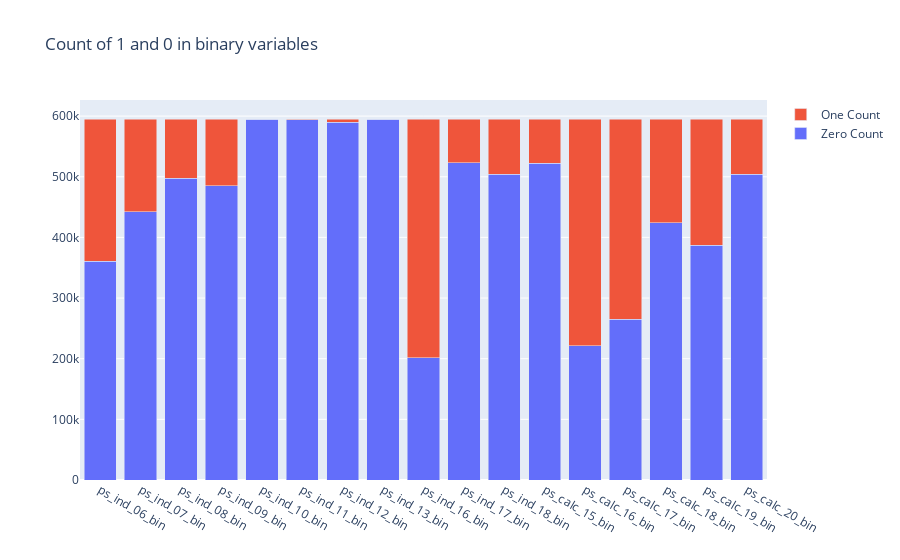

This figure's notebook cell:
### Code cell
trace1 = go.Bar(
    x = bin_col,
    y = zero_list,
    name = 'Zero Count'
)

trace2 = go.Bar(
    x = bin_col,
    y = one_list,
    name = 'One Count'
)

data = [trace1, trace2]
layout = go.Layout(
    barmode = 'stack',
    title = 'Count of 1 and 0 in binary variables'
)

#컬럼 0,1 갯수
fig = go.Figure(data=data, layout=layout)
py.iplot(fig, filename='stacked-bar')

### Figure 1 — Plotly figure (JSON) as saved in the notebook; plotly's stock layout.template omitted (floating-point values rounded to 4 significant figures)
{"data": [{"name": "Zero Count", "type": "bar", "x": ["ps_ind_06_bin", "ps_ind_07_bin", "ps_ind_08_bin", "ps_ind_09_bin", "ps_ind_10_bin", "ps_ind_11_bin", "ps_ind_12_bin", "ps_ind_13_bin", "ps_ind_16_bin", "ps_ind_17_bin", "ps_ind_18_bin", "ps_calc_15_bin", "ps_calc_16_bin", "ps_calc_17_bin", "ps_calc_18_bin", "ps_calc_19_bin", "ps_calc_20_bin"], "y": [360852, 442223, 497644, 484917, 594990, 594205, 589594, 594648, 201882, 523143, 503879, 522342, 221514, 265356, 424278, 387469, 503955]}, {"name": "One Count", "type": "bar", "x": ["ps_ind_06_bin", "ps_ind_07_bin", "ps_ind_08_bin", "ps_ind_09_bin", "ps_ind_10_bin", "ps_ind_11_bin", "ps_ind_12_bin", "ps_ind_13_bin", "ps_ind_16_bin", "ps_ind_17_bin", "ps_ind_18_bin", "ps_calc_15_bin", "ps_calc_16_bin", "ps_calc_17_bin", "ps_calc_18_bin", "ps_calc_19_bin", "ps_calc_20_bin"], "y": [234360, 152989, 97568, 110295, 222, 1007, 5618, 564, 393330, 72069, 91333, 72870, 373698, 329856, 170934, 207743, 91257]}], "layout": {"barmode": "stack", "title": {"text": "Count of 1 and 0 in binary variables"}}}
